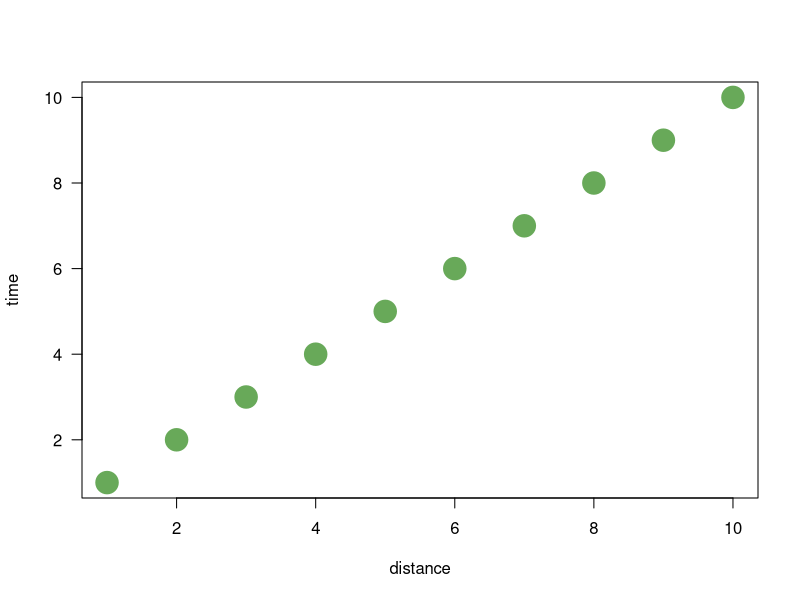

R code for this plot:
## ---- chunk 1
plot(1:10, 1:10, pch = 19, las = 1, cex = 3, col = "#68A959",
      xlab = "distance", ylab = "time")
